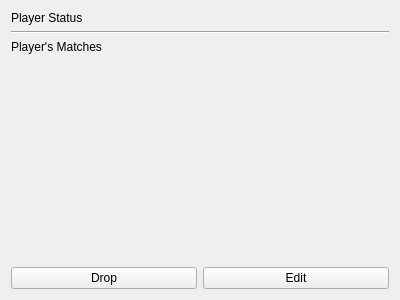
<?xml version="1.0" encoding="UTF-8"?>
<ui version="4.0">
 <class>PlayerViewWidget</class>
 <widget class="QWidget" name="PlayerViewWidget">
  <property name="geometry">
   <rect>
    <x>0</x>
    <y>0</y>
    <width>400</width>
    <height>300</height>
   </rect>
  </property>
  <property name="windowTitle">
   <string>Form</string>
  </property>
  <layout class="QVBoxLayout" name="verticalLayout">
   <item>
    <widget class="QLabel" name="playerStatus">
     <property name="sizePolicy">
      <sizepolicy hsizetype="Preferred" vsizetype="Fixed">
       <horstretch>0</horstretch>
       <verstretch>0</verstretch>
      </sizepolicy>
     </property>
     <property name="text">
      <string>Player Status</string>
     </property>
     <property name="textFormat">
      <enum>Qt::PlainText</enum>
     </property>
    </widget>
   </item>
   <item>
    <widget class="Line" name="line">
     <property name="orientation">
      <enum>Qt::Horizontal</enum>
     </property>
    </widget>
   </item>
   <item>
    <widget class="QLabel" name="label">
     <property name="sizePolicy">
      <sizepolicy hsizetype="Preferred" vsizetype="Fixed">
       <horstretch>0</horstretch>
       <verstretch>0</verstretch>
      </sizepolicy>
     </property>
     <property name="text">
      <string>Player's Matches</string>
     </property>
    </widget>
   </item>
   <item>
    <widget class="QWidget" name="playersRounds" native="true"/>
   </item>
   <item>
    <layout class="QHBoxLayout" name="horizontalLayout">
     <item>
      <widget class="QPushButton" name="dropButton">
       <property name="text">
        <string>Drop</string>
       </property>
       <property name="icon">
        <iconset theme="edit-delete"/>
       </property>
      </widget>
     </item>
     <item>
      <widget class="QPushButton" name="editButton">
       <property name="text">
        <string>Edit</string>
       </property>
       <property name="icon">
        <iconset theme="preferences-desktop"/>
       </property>
      </widget>
     </item>
    </layout>
   </item>
  </layout>
 </widget>
 <resources/>
 <connections/>
</ui>
